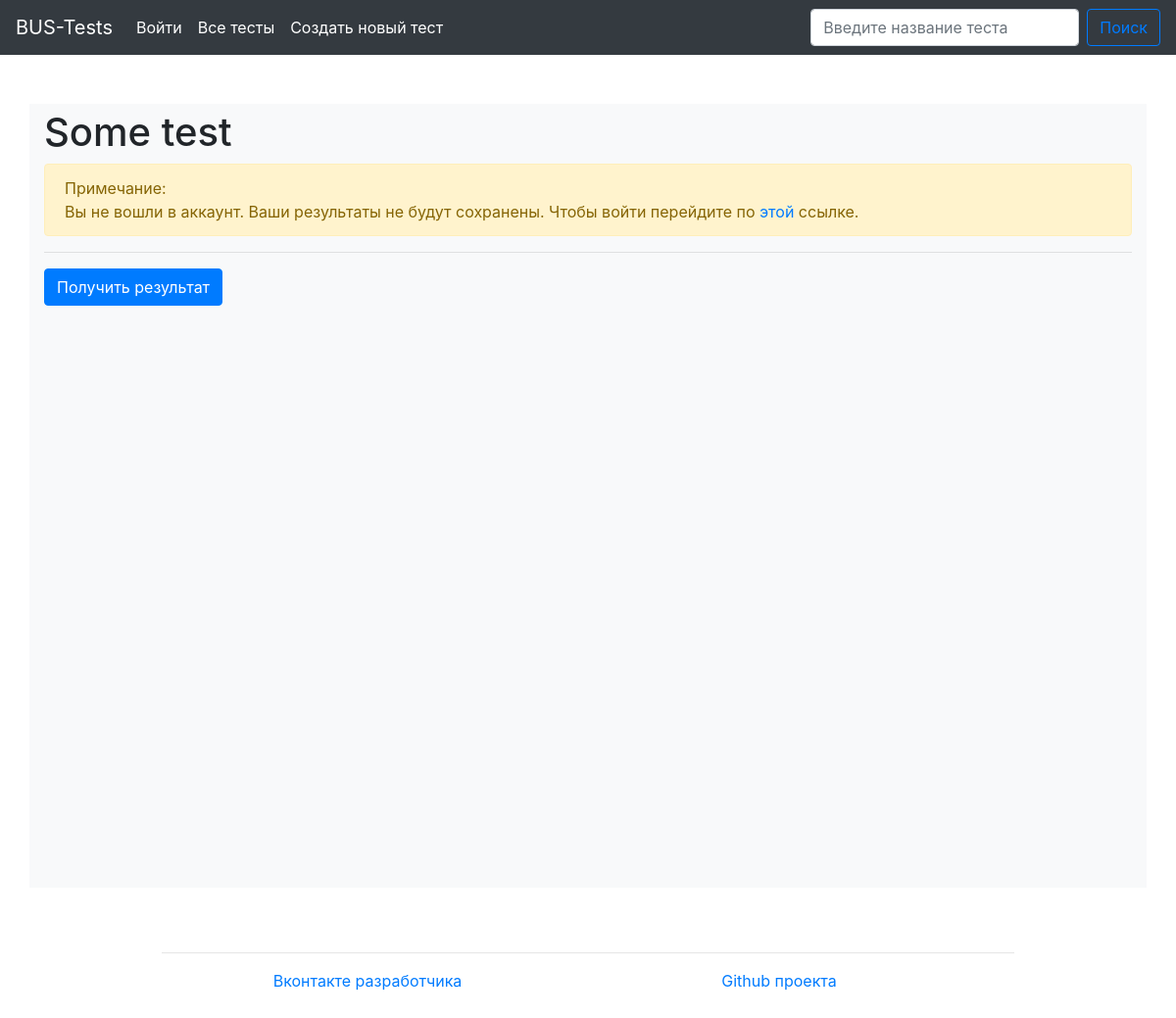
Page /test/1 on the earlier database version.
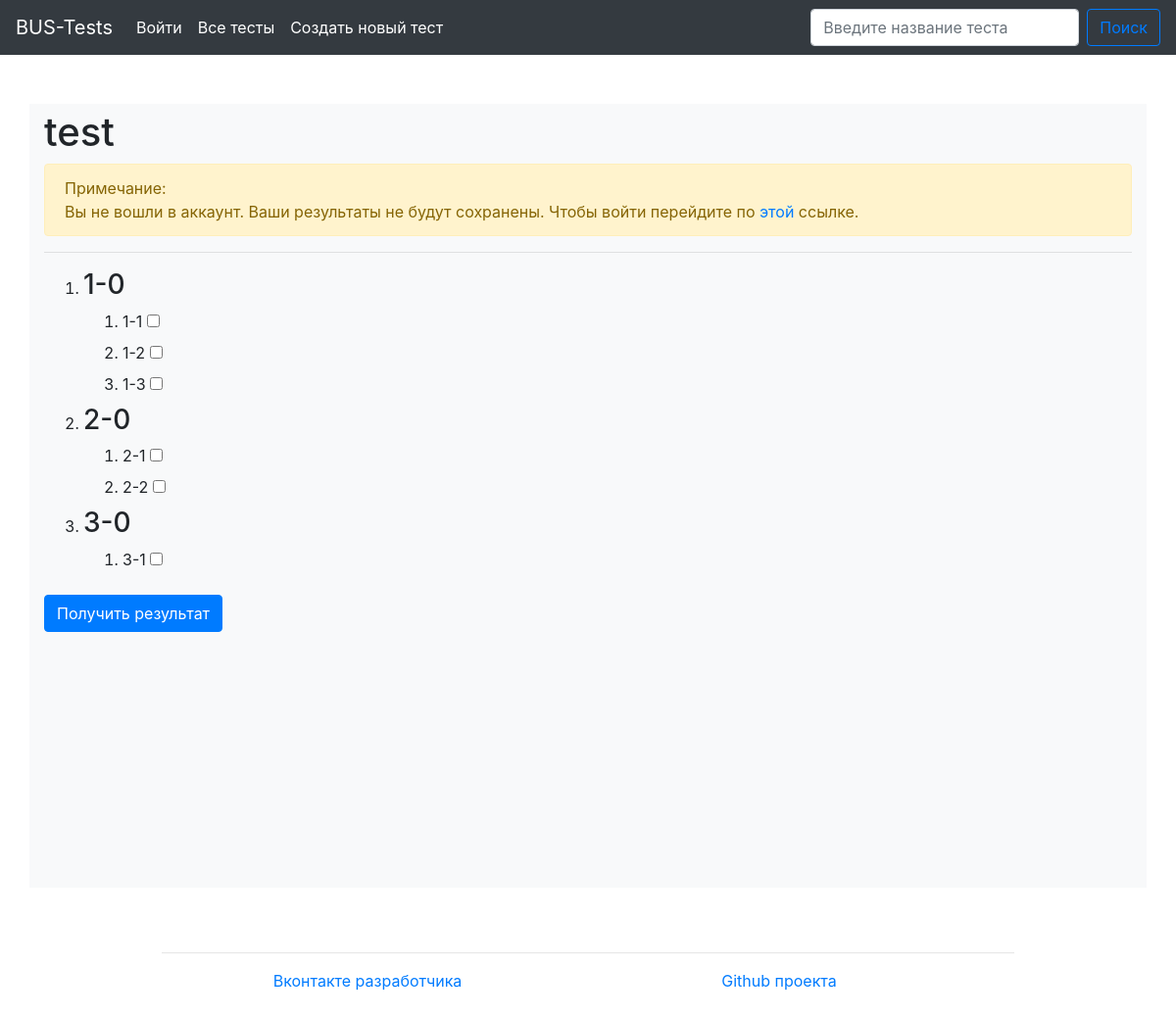
Same page on the later database version.
### main/models.py (models this page shows)
class Test(models.Model):
    title = models.CharField(max_length=120)
    def __str__(self):
        return self.title

class Question(models.Model):
    text = models.CharField(max_length=120)
    test = models.ForeignKey(Test, on_delete=models.CASCADE)
    def __str__(self):
        return self.text

class Answer(models.Model):
    text = models.CharField(max_length=120)
    is_correct = models.BooleanField(default=False)
    question = models.ForeignKey(Question, on_delete=models.CASCADE)
    def __str__(self):
        return self.text

### main/views.py (the view, shortened to what this page needs)
# urls.py: path('test/<int:pk>', views.test_passing, name='test'),
def test_passing(request, pk: int):
    try:
        test = models.Test.objects.get(id=pk)
        questions = [(q, models.Answer.objects.filter(question=q))
                     for q in models.Question.objects.filter(test=test)]
        return render(request, 'main/test.html',
                      {'is_auth': request.user.is_authenticated,
                       'questions': questions,
                       'test': test})
    except Exception as e:
        print(e)
        raise Http404

### templates/main/test.html (shortened to what this page needs)
{% extends 'wrapper.html' %}
{% block content %}
    <h1 style="padding-top: 5px;">{{ test }}</h1>
    {% if not is_auth %}
        <div class="alert alert-warning" role="alert">
            Примечание: <br>
            Вы не вошли в аккаунт.
            Ваши результаты не будут сохранены. Чтобы войти перейдите по
            <a href="{% url 'login' %}">этой</a> ссылке.
        </div>
    {% endif %}
    <hr>
    <form action="{% url 'test' test.id %}" method="post">
    <ol>
    {% for q, ans in questions %}
        <li>
            <h3>{{ q }}</h3>
            <ol>
            {% for a in ans %}
                <li>{{ a }} <label>
                    <input type="checkbox" name="{{ q.id }}-{{ a.id }}" value="1">
                </label></li>
            {% endfor %}
            </ol>
        </li>
    {% endfor %}
    </ol>
    <button type="submit" class="btn btn-primary">Получить результат</button>
    </form>
{% endblock %}

Differences in the rows shown:
changed Test: title "Some test" → "test"
now on this page (row edited): Question: text "1-0"
now on this page (row edited): Answer: text "1-1", shown under "1-0"
now on this page (row unchanged): Answer: text "1-2", shown under "1-0"
now on this page (row unchanged): Answer: text "1-3", shown under "1-0"
now on this page (row edited): Question: text "2-0"
now on this page (row unchanged): Answer: text "2-1", shown under "2-0"
now on this page (row edited): Answer: text "2-2", shown under "2-0"
now on this page (row edited): Question: text "3-0"
now on this page (row edited): Answer: text "3-1", shown under "3-0"
